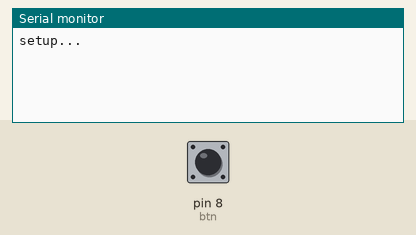
Recording of a sketch running on a simulated Arduino Uno, built with avr-gcc and run on an emulated ATmega328P. On the bench: the last lines printed to the serial monitor. The inputs (shaded band) are chosen by the test bench; at power-on: pin 8 (btn) HIGH.

Above: at 1.2 s.
1.3 s: pin 8 (btn) pulled LOW for 1 s
At 1.9 s:
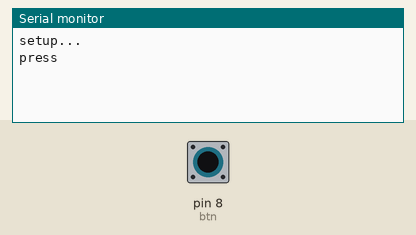
At 3.8 s:
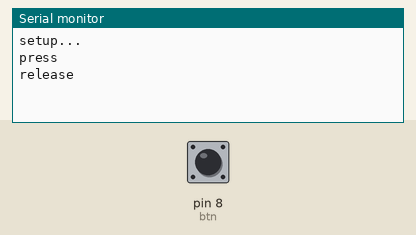

Measured:
- after the input at 1.3 s, the serial monitor: prints a new line after 0.15 s (image 1)

The sketch:

long-press-and-press.ino
```cpp
#define btn 8
#define debaunce 150
#define long_press_debaunce 5000

bool btnState = true;
bool lastBtnState = true;
bool reading = true;

unsigned long lastDebounceTime = 0;
unsigned long startLongPress = 0;


void setup() {
  pinMode(btn, INPUT_PULLUP);
  Serial.begin(9600);
  Serial.println("setup...");
}

void loop() {

  reading = digitalRead(btn);

  if (reading != lastBtnState) {
    lastDebounceTime = millis();
  }

  if ((millis() - lastDebounceTime) > debaunce) {

    if (reading != btnState) {
      btnState = reading;
      // once its reed this will run
      // Serial.print("state:");

      if (!btnState) {
        Serial.println("press");
        startLongPress = millis();
      } else {
        Serial.println("release");
      }
    }
  }

  if (!btnState) {
    // Serial.print("press");
    if (millis() - startLongPress > long_press_debaunce) {  // long press
      Serial.println("long");
      while (!digitalRead(btn))
        ;
      btnState = true;
      Serial.println("release");
      // Serial.print(millis() - startLongPress);
    }
  }

  lastBtnState = reading;


  // if(digitalRead(btn) != btnState){
  //   if(millis() - start_press > debaunce){
  //     btnState = digitalRead(btn);
  //   }
  //   start_press = millis();
  // }
}
```
